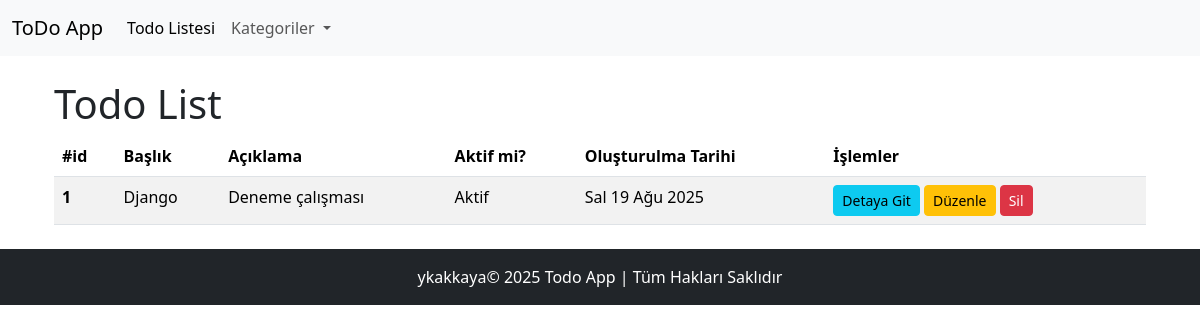
The page / on the database its author committed.
### todo/models.py (models this page shows, shortened)
class Todo(models.Model):
    title = models.CharField(max_length=200,verbose_name='Başlık')
    description = models.TextField(blank=True,null=True, verbose_name='Açıklama')
    category= models.ForeignKey(Category, on_delete=models.CASCADE ,verbose_name='Kategori')
    is_active = models.BooleanField(default=True, verbose_name='Aktif mi?')
    completed = models.BooleanField(default=False, verbose_name='Tamamlandı')
    created_at = models.DateTimeField(auto_now_add=True, verbose_name='Oluşturulma Tarihi')
    updated_at = models.DateTimeField(auto_now=True, verbose_name='Güncellenme Tarihi')
    class Meta:
        ordering = ['-created_at']
        verbose_name = 'To-do'
        verbose_name_plural = 'To-do Listesi'

### todo/views.py (the view)
# urls.py: path('',todo_list, name='home'),
def todo_list(request):
    todos=Todo.objects.all()
    context={
        'todos': todos
    }
    return render(request, 'pages/todo_list.html', context)

### core/category_context_processor.py (called while the page is built)
def global_category(request):
    global_categories=Category.objects.filter(is_active=True).order_by('title')
    return {'global_categories': global_categories}

### templates/pages/todo_list.html
{% extends "layouts/master.html" %}
{% load static %}
{% block content %}
<div class="container">
<h1>Todo List</h1>
{% include "todo/components/todo_list_table.html" with todos=todos %}
</div>
{% endblock content %}

### todo/templates/todo/components/todo_list_table.html
<table class="table table-striped">
  <thead>
    <tr>
      <th scope="col">#id</th>
      <th scope="col">Başlık</th>
      <th scope="col">Açıklama</th>
      <th scope="col">Aktif mi?</th>
      <th scope="col">Oluşturulma Tarihi</th>
      <th scope="col">İşlemler</th>
    </tr>
  </thead>
  <tbody>
     {% for todo in todos %}
       <tr>
            <th scope="row">{{ todo.id }}</th>
            <td>{{ todo.title }}</td>
            <td>{{ todo.description }}</td>
            <td>{{ todo.is_active|yesno:"Aktif,Pasif" }}</td>
            <td>{{ todo.created_at|date:"D d M Y" }}</td>
            <td>
              <a href="{% url 'todo_detail' todo.id %}" class='btn btn-info btn-sm'>Detaya Git </a>
                <a href="#" class='btn btn-warning btn-sm' >Düzenle</a>
                <a href="#" class='btn btn-danger btn-sm'>Sil</a>
            </td>
        </tr>
    {% empty %}
        <tr>
            <td colspan="6" class="text-center">Todo Bulunamadı</td>
        </tr>
    {% endfor %}
  </tbody>
</table>

### rows shown on the page
Todo: id "1", title "Django", description "Deneme çalışması", is_active "Aktif", created_at "Sal 19 Ağu 2025"
